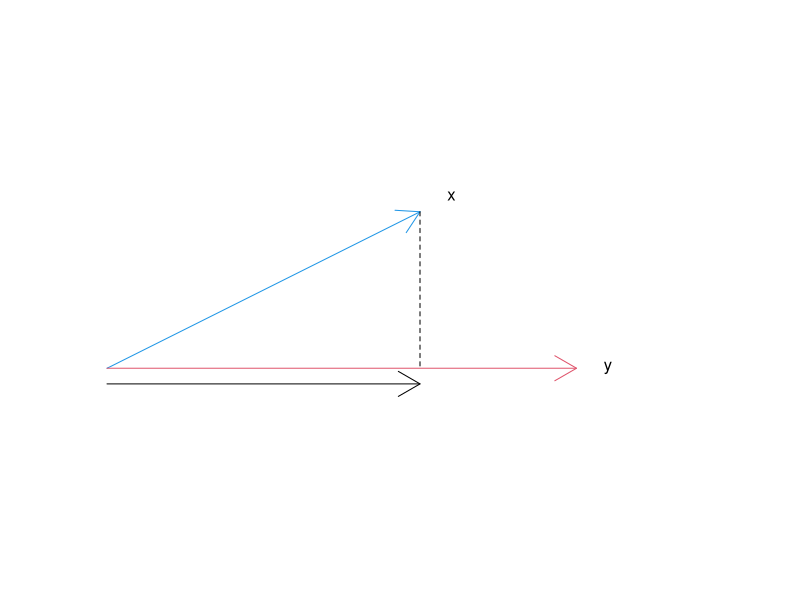

The R script that drew this image:
###Assignment 1

remove(list = ls())

###Exercise 3

# a)
x = 0
y = 0
plot(x,y,xlim=c(0,4),ylim=c(-0.2,1.2),type="n",axes=FALSE,frame.plot=FALSE,ann=FALSE,asp=1)
arrows(0,0,2,1,col = 4)
arrows(0,0,3,0,col = 2)
arrows(0,-0.1,2,-0.1)
arrows(2,1,2,0, lty = 2, code = 0)
text(2.2,1.1,"x")
text(3.2,0,"y")
